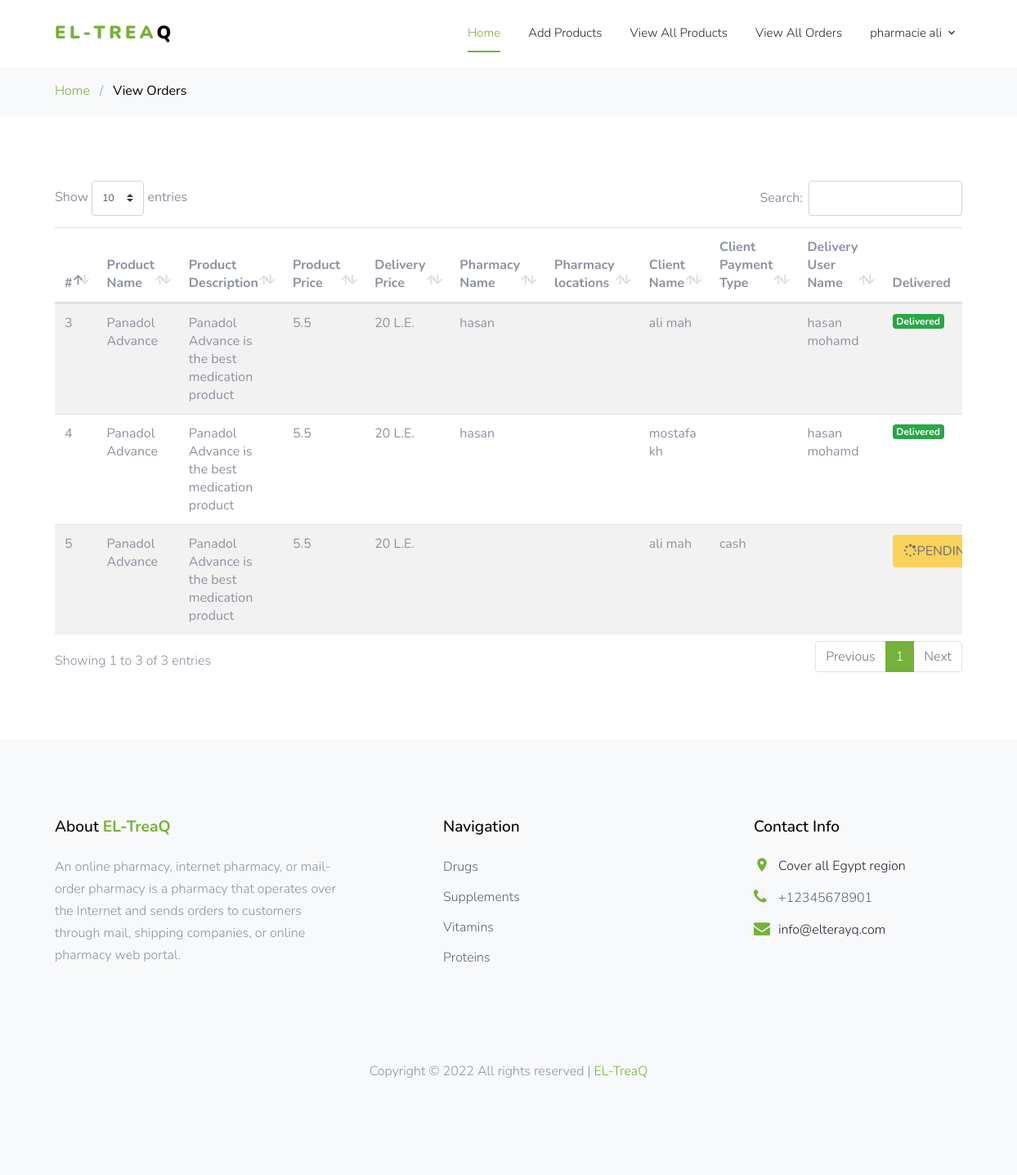
The page /teryaq/viewproductsorders.php (signed in) on the database its author committed.
### tables this page shows
CREATE TABLE `orders` (
  `idorders` int NOT NULL AUTO_INCREMENT,
  `idproduct` varchar(450) DEFAULT NULL,
  `assigned_to` varchar(450) DEFAULT NULL,
  `delivered` varchar(450) DEFAULT '0',
  `idusers` varchar(450) DEFAULT NULL,
  `idpharmacy` varchar(450) DEFAULT NULL,
  `ordertype` varchar(450) DEFAULT NULL,
  PRIMARY KEY (`idorders`)
);

CREATE TABLE `product` (
  `idproduct` int NOT NULL AUTO_INCREMENT,
  `pname` varchar(450) DEFAULT NULL,
  `pdescription` varchar(450) DEFAULT NULL,
  `pprice` varchar(450) DEFAULT NULL,
  `pimage` varchar(450) DEFAULT NULL,
  `idpharmacy` varchar(450) DEFAULT NULL,
  `ptype` varchar(450) DEFAULT NULL,
  `pcategory` varchar(450) DEFAULT NULL,
  PRIMARY KEY (`idproduct`)
);

CREATE TABLE `delivery` (
  `iddelivery` int NOT NULL AUTO_INCREMENT,
  `fname` varchar(450) DEFAULT NULL,
  `lname` varchar(450) DEFAULT NULL,
  `email` varchar(450) DEFAULT NULL,
  `password` varchar(450) DEFAULT NULL,
  `phone` varchar(450) DEFAULT NULL,
  `image` varchar(450) DEFAULT NULL,
  `approved` varchar(45) DEFAULT NULL,
  `location` varchar(450) DEFAULT NULL,
  PRIMARY KEY (`iddelivery`)
);

### teryaq/viewproductsorders.php (the view, shortened to what this page needs)
<?php
include("assignordertodelivery.php");
include("cancelorder.php");
if ($_SESSION['usertype'] == 'client') {
    $query = "SELECT *, CONCAT(c.fname, ' ', c.lname) as client_name, CONCAT(d.fname, ' ', d.lname) as delivery_name FROM orders o
    left join product p on p.idproduct = o.idproduct
    left join client c on  c.idclient = o.idusers
    left join pharmacie ph on ph.idpharmacie = o.idpharmacy
    left join delivery d on d.iddelivery = o.assigned_to
    Where c.idclient = '" . $_SESSION["userid"] . "'";
    $result = mysqli_query($con, $query);
} else if ($_SESSION['usertype'] == 'pharmacie') {
    $query = "SELECT *, CONCAT(c.fname, ' ', c.lname) as client_name, CONCAT(d.fname, ' ', d.lname) as delivery_name FROM orders o
    left join product p on p.idproduct = o.idproduct
    left join client c on  c.idclient = o.idusers
    left join pharmacie ph on ph.idpharmacie = o.idpharmacy
    left join delivery d on d.iddelivery = o.assigned_to
    WHERE ph.idpharmacie = '" . $_SESSION["userid"] . "'";
    $result = mysqli_query($con, $query);
} else if ($_SESSION['usertype'] == 'delivery') {
    $query = "SELECT *, CONCAT(c.fname, ' ', c.lname) as client_name, CONCAT(d.fname, ' ', d.lname) as delivery_name FROM orders o
    left join product p on p.idproduct = o.idproduct
    left join client c on  c.idclient = o.idusers
    left join pharmacie ph on ph.idpharmacie = o.idpharmacy
    left join delivery d on d.iddelivery = o.assigned_to
    WHERE o.assigned_to = '" . $_SESSION["userid"] . "'";
    $result = mysqli_query($con, $query);
} else {
    header('Location: viewproducts.php');
    exit();
}
?>
<!DOCTYPE html>
<html lang="en">
<head>
    <link rel="stylesheet" href="fonts/icomoon/style.css">
    <link rel="stylesheet" href="css/bootstrap.min.css">
    <link rel="stylesheet" href="fonts/flaticon/font/flaticon.css">
    <link rel="stylesheet" href="css/magnific-popup.css">
    <link rel="stylesheet" href="css/jquery-ui.css">
    <link rel="stylesheet" href="css/owl.carousel.min.css">
    <link rel="stylesheet" href="css/owl.theme.default.min.css">
    <link rel="stylesheet" href="font-awesome-4.7.0/css/font-awesome.min.css">
    <link rel="stylesheet" href="dataTables.bootstrap4.min.css">
    <link rel="stylesheet" href="css/aos.css">
    <link rel="stylesheet" href="css/style.css">
</head>
<body>
    <div class="site-wrap">
        <div class="site-navbar py-2">
            <div class="container">
                <div class="d-flex align-items-center justify-content-between">
                    <div class="logo">
                        <div class="site-logo">
                            <a href="#" class="js-logo-clone"><strong class="text-primary">EL-Trea</strong>Q</a>
                        </div>
                    </div>
                    <?php
                    if ($_SESSION['usertype'] == 'client') {
                        include('clientnavbar.php');
                    } else if ($_SESSION['usertype'] == 'admin') {
                        include('adminnavbar.php');
                    } else if ($_SESSION['usertype'] == 'pharmacie') {
                        include('pharmacienavbar.php');
                    } else if ($_SESSION['usertype'] == 'delivery') {
                        include('deliverynavbar.php');
                    } else {
                        include('pharmacistnavbar.php');
                    }
                    ?>
                </div>
            </div>
        </div>
        <div class="bg-light py-3">
            <div class="container">
                <div class="row">
                    <div class="col-md-12 mb-0">
                        <a href="#">Home</a> <span class="mx-2 mb-0">/</span>
                        <strong class="text-black">View Orders</strong>
                    </div>
                </div>
            </div>
        </div>
        <div class="site-section bg-white">
            <div class="container">
                <div class="table-responsive">
                <table class="table table-striped" id="datatables">
                    <thead>
                        <tr>
                            <th>#</th>
                            <th>Product Name</th>
                            <th>Product Description</th>
                            <th>Product Price</th>
                            <th>Delivery Price</th>
                            <th>Pharmacy Name</th>
                            <th>Pharmacy locations</th>
                            <th>Client Name</th>
                            <th>Client Payment Type</th>
                            <th>Delivery User Name</th>
                            <th>Delivered</th>
                        </tr>
                    </thead>
                    <tbody>
                        <?php
                        while ($row = mysqli_fetch_array($result)) {
                            echo '
                                <tr>';
                            echo '<td>' . $row["idorders"] . '</td>';
                            echo '<td>' . $row["pname"] . '</td>
                                    <td>' . $row["pdescription"] . '</td>
                                    <td>' . $row["pprice"] . '</td>
                                    <td>20 L.E.</td>
                                    <td>' . $row["fname"] . '</td>
                                    <td>' . $row["location"] . '</td>
                                    <td>' . $row["client_name"] . '</td>
                                    <td>' . $row["ordertype"] . '</td>
                                    <td>' . $row["delivery_name"] . '</td>
                                    ';
                            if ($row['delivered'] != 1 && $row['delivered'] != 2) {
                                echo '<td><button class="btn btn-warning" type="button" disabled>
                                        <i class="fa fa-spinner fa-pulse"></i>Pending
</button></td>';
                            }
                            else if($row['delivered'] == 2){
                                echo '<td><span class="badge badge-danger">Cancelled</span>
                                </td><td></td>';
                            }
                            else {
                                echo '<td><span class="badge badge-success">Delivered</span>
        </td><td></td>';
                            }
                            echo '</tr>
                                ';
                        }
                        ?>
                    </tbody>
                </table>
                </div>
            </div>
        </div>
    </div>
    <?php include('footer.php')?>
</body>
</html>

### teryaq/css/style.css (style rules this page uses)
body { line-height: 1.7; color: #8c92a0; font-weight: 300; font-size: 16px; background: #efefef; }
a { -webkit-transition: .3s all ease; -o-transition: .3s all ease; transition: .3s all ease; }
.text-black { color: #000; }
.site-wrap:before { -webkit-transition: .3s all ease-in-out; -o-transition: .3s all ease-in-out; transition: .3s all ease-in-out; background: rgba(0, 0, 0, 0.6); content: ""; position: absolute; z-index: 2000; top: 0; left: 0; right: 0; bottom: 0; opacity: 0; visibility: hidden; }
.btn { -webkit-transition: .3s all ease-in-out; -o-transition: .3s all ease-in-out; transition: .3s all ease-in-out; text-transform: uppercase; border-width: 2px; }
.site-section { padding: 2.5em 0; }
@media (min-width: 768px) { .site-section { padding: 5em 0; } }
.site-logo a { text-transform: uppercase; letter-spacing: .2em; font-size: 22px; color: #000 !important; font-weight: 900; }
.site-navbar { margin-bottom: 0px; z-index: 1999; position: relative; top: 0; width: 100%; background: #fff; }
.site-navbar a { color: #000; }
.site-mobile-menu .site-mobile-menu-header .site-mobile-menu-logo a { display: inline-block; text-transform: uppercase; color: #000; letter-spacing: .2em; font-size: 22px; font-weight: 900; }
.site-wrap { margin: 0 auto; background: #fff; -webkit-box-shadow: 0 0 10px 0 rgba(0, 0, 0, 0.1); box-shadow: 0 0 10px 0 rgba(0, 0, 0, 0.1); }

### rows shown on the page
orders: idorders "3", idproduct.pname "Panadol Advance", idproduct.pdescription "Panadol Advance is the best medication product", idproduct.pprice "5.5", delivery.fname "hasan", client_name "ali mah", delivery_name "hasan mohamd", delivered "Delivered"
orders: idorders "4", idproduct.pname "Panadol Advance", idproduct.pdescription "Panadol Advance is the best medication product", idproduct.pprice "5.5", delivery.fname "hasan", client_name "mostafa kh", delivery_name "hasan mohamd", delivered "Delivered"
orders: idorders "5", idproduct.pname "Panadol Advance", idproduct.pdescription "Panadol Advance is the best medication product", idproduct.pprice "5.5", client_name "ali mah", ordertype "cash", delivered "0" (drawn)

### other values the page prints
$_SESSION['username'] "pharmacie ali"
